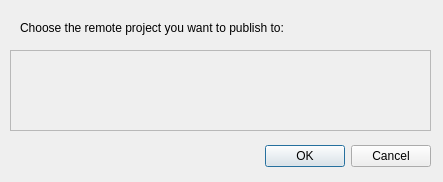
<?xml version="1.0" encoding="UTF-8"?>
<ui version="4.0">
 <class>PublishToDialog</class>
 <widget class="QDialog" name="PublishToDialog">
  <property name="geometry">
   <rect>
    <x>0</x>
    <y>0</y>
    <width>443</width>
    <height>182</height>
   </rect>
  </property>
  <property name="windowTitle">
   <string>Publish</string>
  </property>
  <widget class="QDialogButtonBox" name="buttonBox">
   <property name="geometry">
    <rect>
     <x>90</x>
     <y>140</y>
     <width>341</width>
     <height>32</height>
    </rect>
   </property>
   <property name="orientation">
    <enum>Qt::Horizontal</enum>
   </property>
   <property name="standardButtons">
    <set>QDialogButtonBox::Cancel|QDialogButtonBox::Ok</set>
   </property>
  </widget>
  <widget class="QLabel" name="chooseRemoteLabel">
   <property name="geometry">
    <rect>
     <x>20</x>
     <y>20</y>
     <width>401</width>
     <height>16</height>
    </rect>
   </property>
   <property name="text">
    <string>Choose the remote project you want to publish to:</string>
   </property>
  </widget>
  <widget class="Tao::RemoteSelectionFrame" name="rsFrame">
   <property name="enabled">
    <bool>true</bool>
   </property>
   <property name="geometry">
    <rect>
     <x>10</x>
     <y>50</y>
     <width>421</width>
     <height>81</height>
    </rect>
   </property>
   <property name="frameShape">
    <enum>QFrame::StyledPanel</enum>
   </property>
   <property name="frameShadow">
    <enum>QFrame::Raised</enum>
   </property>
  </widget>
 </widget>
 <customwidgets>
  <customwidget>
   <class>Tao::RemoteSelectionFrame</class>
   <extends>QFrame</extends>
   <header>remote_selection_frame.h</header>
   <container>1</container>
  </customwidget>
 </customwidgets>
 <resources/>
 <connections>
  <connection>
   <sender>buttonBox</sender>
   <signal>accepted()</signal>
   <receiver>PublishToDialog</receiver>
   <slot>accept()</slot>
   <hints>
    <hint type="sourcelabel">
     <x>248</x>
     <y>254</y>
    </hint>
    <hint type="destinationlabel">
     <x>157</x>
     <y>274</y>
    </hint>
   </hints>
  </connection>
  <connection>
   <sender>buttonBox</sender>
   <signal>rejected()</signal>
   <receiver>PublishToDialog</receiver>
   <slot>reject()</slot>
   <hints>
    <hint type="sourcelabel">
     <x>316</x>
     <y>260</y>
    </hint>
    <hint type="destinationlabel">
     <x>286</x>
     <y>274</y>
    </hint>
   </hints>
  </connection>
 </connections>
</ui>
